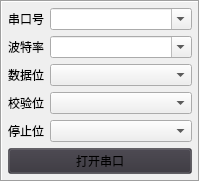
            <widget class="QFrame" name="frameTop">
             <property name="frameShape">
              <enum>QFrame::Box</enum>
             </property>
             <property name="frameShadow">
              <enum>QFrame::Sunken</enum>
             </property>
             <layout class="QGridLayout" name="gridLayout_3">
              <property name="leftMargin">
               <number>6</number>
              </property>
              <property name="topMargin">
               <number>6</number>
              </property>
              <property name="rightMargin">
               <number>6</number>
              </property>
              <property name="bottomMargin">
               <number>6</number>
              </property>
              <item row="0" column="0">
               <widget class="QLabel" name="labPortName">
                <property name="minimumSize">
                 <size>
                  <width>0</width>
                  <height>18</height>
                 </size>
                </property>
                <property name="maximumSize">
                 <size>
                  <width>16777215</width>
                  <height>18</height>
                 </size>
                </property>
                <property name="font">
                 <font>
                  <family>微软雅黑</family>
                  <pointsize>9</pointsize>
                  <weight>50</weight>
                  <italic>false</italic>
                  <bold>false</bold>
                 </font>
                </property>
                <property name="styleSheet">
                 <string notr="true">font: 9pt &quot;微软雅黑&quot;;</string>
                </property>
                <property name="text">
                 <string>串口号</string>
                </property>
               </widget>
              </item>
              <item row="0" column="1">
               <widget class="QComboBox" name="cboxPortName">
                <property name="sizePolicy">
                 <sizepolicy hsizetype="Preferred" vsizetype="Fixed">
                  <horstretch>1</horstretch>
                  <verstretch>0</verstretch>
                 </sizepolicy>
                </property>
                <property name="minimumSize">
                 <size>
                  <width>0</width>
                  <height>0</height>
                 </size>
                </property>
                <property name="styleSheet">
                 <string notr="true"/>
                </property>
                <property name="editable">
                 <bool>true</bool>
                </property>
               </widget>
              </item>
              <item row="1" column="0">
               <widget class="QLabel" name="labBaudRate">
                <property name="minimumSize">
                 <size>
                  <width>0</width>
                  <height>18</height>
                 </size>
                </property>
                <property name="maximumSize">
                 <size>
                  <width>16777215</width>
                  <height>18</height>
                 </size>
                </property>
                <property name="styleSheet">
                 <string notr="true">font: 9pt &quot;微软雅黑&quot;;</string>
                </property>
                <property name="text">
                 <string>波特率</string>
                </property>
               </widget>
              </item>
              <item row="1" column="1">
               <widget class="QComboBox" name="cboxBaudRate">
                <property name="sizePolicy">
                 <sizepolicy hsizetype="Preferred" vsizetype="Fixed">
                  <horstretch>1</horstretch>
                  <verstretch>0</verstretch>
                 </sizepolicy>
                </property>
                <property name="editable">
                 <bool>true</bool>
                </property>
               </widget>
              </item>
              <item row="2" column="0">
               <widget class="QLabel" name="labDataBit">
                <property name="minimumSize">
                 <size>
                  <width>0</width>
                  <height>18</height>
                 </size>
                </property>
                <property name="maximumSize">
                 <size>
                  <width>16777215</width>
                  <height>18</height>
                 </size>
                </property>
                <property name="styleSheet">
                 <string notr="true">font: 9pt &quot;微软雅黑&quot;;</string>
                </property>
                <property name="text">
                 <string>数据位</string>
                </property>
               </widget>
              </item>
              <item row="2" column="1">
               <widget class="QComboBox" name="cboxDataBit">
                <property name="sizePolicy">
                 <sizepolicy hsizetype="Preferred" vsizetype="Fixed">
                  <horstretch>1</horstretch>
                  <verstretch>0</verstretch>
                 </sizepolicy>
                </property>
               </widget>
              </item>
              <item row="3" column="0">
               <widget class="QLabel" name="labParity">
                <property name="minimumSize">
                 <size>
                  <width>0</width>
                  <height>18</height>
                 </size>
                </property>
                <property name="maximumSize">
                 <size>
                  <width>16777215</width>
                  <height>18</height>
                 </size>
                </property>
                <property name="styleSheet">
                 <string notr="true">font: 9pt &quot;微软雅黑&quot;;</string>
                </property>
                <property name="text">
                 <string>校验位</string>
                </property>
               </widget>
              </item>
              <item row="3" column="1">
               <widget class="QComboBox" name="cboxParity">
                <property name="sizePolicy">
                 <sizepolicy hsizetype="Preferred" vsizetype="Fixed">
                  <horstretch>1</horstretch>
                  <verstretch>0</verstretch>
                 </sizepolicy>
                </property>
               </widget>
              </item>
              <item row="4" column="0">
               <widget class="QLabel" name="labStopBit">
                <property name="minimumSize">
                 <size>
                  <width>0</width>
                  <height>18</height>
                 </size>
                </property>
                <property name="maximumSize">
                 <size>
                  <width>16777215</width>
                  <height>18</height>
                 </size>
                </property>
                <property name="styleSheet">
                 <string notr="true">font: 9pt &quot;微软雅黑&quot;;</string>
                </property>
                <property name="text">
                 <string>停止位</string>
                </property>
               </widget>
              </item>
              <item row="4" column="1">
               <widget class="QComboBox" name="cboxStopBit">
                <property name="sizePolicy">
                 <sizepolicy hsizetype="Preferred" vsizetype="Fixed">
                  <horstretch>1</horstretch>
                  <verstretch>0</verstretch>
                 </sizepolicy>
                </property>
               </widget>
              </item>
              <item row="5" column="0" colspan="2">
               <widget class="QPushButton" name="btnOpen1">
                <property name="minimumSize">
                 <size>
                  <width>0</width>
                  <height>20</height>
                 </size>
                </property>
                <property name="styleSheet">
                 <string notr="true">background-color: rgb(53, 50, 58, 127);</string>
                </property>
                <property name="text">
                 <string>打开串口</string>
                </property>
               </widget>
              </item>
             </layout>
            </widget>
